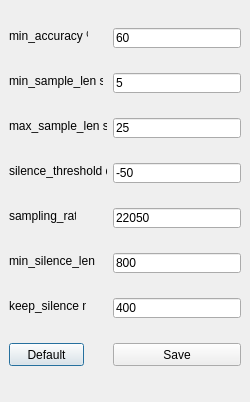
<?xml version="1.0" encoding="UTF-8"?>
<ui version="4.0">
 <class>Dialog</class>
 <widget class="QDialog" name="Dialog">
  <property name="geometry">
   <rect>
    <x>0</x>
    <y>0</y>
    <width>250</width>
    <height>402</height>
   </rect>
  </property>
  <property name="windowTitle">
   <string>Dialog</string>
  </property>
  <widget class="QPushButton" name="defaultBt">
   <property name="geometry">
    <rect>
     <x>9</x>
     <y>343</y>
     <width>75</width>
     <height>23</height>
    </rect>
   </property>
   <property name="text">
    <string>Default</string>
   </property>
  </widget>
  <widget class="QPushButton" name="saveBt">
   <property name="geometry">
    <rect>
     <x>113</x>
     <y>343</y>
     <width>128</width>
     <height>23</height>
    </rect>
   </property>
   <property name="text">
    <string>Save</string>
   </property>
  </widget>
  <widget class="QLabel" name="minAccuracyLabel">
   <property name="geometry">
    <rect>
     <x>9</x>
     <y>28</y>
     <width>79</width>
     <height>16</height>
    </rect>
   </property>
   <property name="text">
    <string>min_accuracy %</string>
   </property>
  </widget>
  <widget class="QLineEdit" name="minAccuracyTE">
   <property name="geometry">
    <rect>
     <x>113</x>
     <y>28</y>
     <width>128</width>
     <height>20</height>
    </rect>
   </property>
   <property name="text">
    <string>60</string>
   </property>
  </widget>
  <widget class="QLabel" name="minSampleLenLabel">
   <property name="geometry">
    <rect>
     <x>9</x>
     <y>73</y>
     <width>94</width>
     <height>16</height>
    </rect>
   </property>
   <property name="text">
    <string>min_sample_len sec</string>
   </property>
  </widget>
  <widget class="QLineEdit" name="minSampleLenTE">
   <property name="geometry">
    <rect>
     <x>113</x>
     <y>73</y>
     <width>128</width>
     <height>20</height>
    </rect>
   </property>
   <property name="text">
    <string>5</string>
   </property>
  </widget>
  <widget class="QLabel" name="maxSampleLenLabel">
   <property name="geometry">
    <rect>
     <x>9</x>
     <y>118</y>
     <width>98</width>
     <height>16</height>
    </rect>
   </property>
   <property name="text">
    <string>max_sample_len sec</string>
   </property>
  </widget>
  <widget class="QLineEdit" name="maxSampleLenTE">
   <property name="geometry">
    <rect>
     <x>113</x>
     <y>118</y>
     <width>128</width>
     <height>20</height>
    </rect>
   </property>
   <property name="text">
    <string>25</string>
   </property>
  </widget>
  <widget class="QLabel" name="silenceThresholdLabel">
   <property name="geometry">
    <rect>
     <x>9</x>
     <y>163</y>
     <width>98</width>
     <height>16</height>
    </rect>
   </property>
   <property name="text">
    <string>silence_threshold db</string>
   </property>
  </widget>
  <widget class="QLineEdit" name="silenceThresholdTE">
   <property name="geometry">
    <rect>
     <x>113</x>
     <y>163</y>
     <width>128</width>
     <height>20</height>
    </rect>
   </property>
   <property name="text">
    <string>-50</string>
   </property>
  </widget>
  <widget class="QLabel" name="samplingRateLabel">
   <property name="geometry">
    <rect>
     <x>9</x>
     <y>208</y>
     <width>67</width>
     <height>16</height>
    </rect>
   </property>
   <property name="text">
    <string>sampling_rate</string>
   </property>
  </widget>
  <widget class="QLineEdit" name="samplingRateTE">
   <property name="geometry">
    <rect>
     <x>113</x>
     <y>208</y>
     <width>128</width>
     <height>20</height>
    </rect>
   </property>
   <property name="text">
    <string>22050</string>
   </property>
  </widget>
  <widget class="QLabel" name="minSilenceLenLabel">
   <property name="geometry">
    <rect>
     <x>9</x>
     <y>253</y>
     <width>90</width>
     <height>16</height>
    </rect>
   </property>
   <property name="text">
    <string>min_silence_len ms</string>
   </property>
  </widget>
  <widget class="QLineEdit" name="minSilenceLenTE">
   <property name="geometry">
    <rect>
     <x>113</x>
     <y>253</y>
     <width>128</width>
     <height>20</height>
    </rect>
   </property>
   <property name="text">
    <string>800</string>
   </property>
  </widget>
  <widget class="QLabel" name="keepSilenceLabel">
   <property name="geometry">
    <rect>
     <x>9</x>
     <y>298</y>
     <width>77</width>
     <height>16</height>
    </rect>
   </property>
   <property name="text">
    <string>keep_silence ms</string>
   </property>
  </widget>
  <widget class="QLineEdit" name="keepSilenceTE">
   <property name="geometry">
    <rect>
     <x>113</x>
     <y>298</y>
     <width>128</width>
     <height>20</height>
    </rect>
   </property>
   <property name="text">
    <string>400</string>
   </property>
  </widget>
 </widget>
 <resources/>
 <connections/>
</ui>
